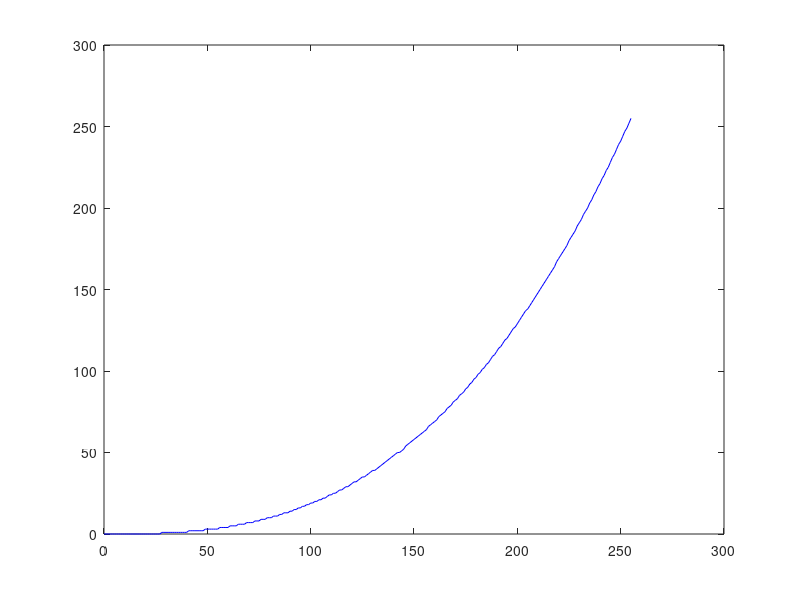
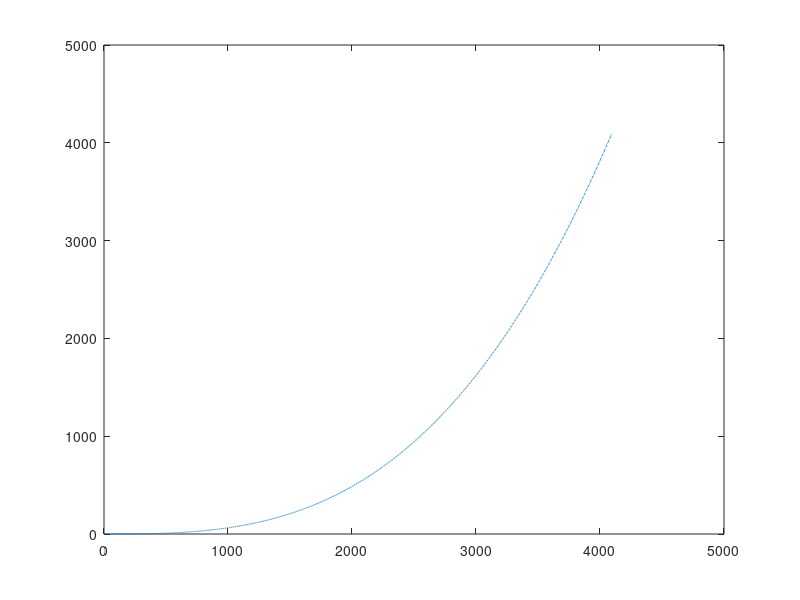

The MATLAB source for these figures, in order:
clear all;

gamma = {0,  0,  0,  0,  0,  0,  0,  0,  0,  0,  0,  0,  0,  0,  0,  0,0,  0,  0,  0,  0,  0,  0,  0,  0,  0,  0,  0,  1,  1,  1,  1,1,  1,  1,  1,  1,  1,  1,  1,  1,  2,  2,  2,  2,  2,  2,  2,2,  3,  3,  3,  3,  3,  3,  3,  4,  4,  4,  4,  4,  5,  5,  5,5,  6,  6,  6,  6,  7,  7,  7,  7,  8,  8,  8,  9,  9,  9, 10,10, 10, 11, 11, 11, 12, 12, 13, 13, 13, 14, 14, 15, 15, 16, 16,17, 17, 18, 18, 19, 19, 20, 20, 21, 21, 22, 22, 23, 24, 24, 25,25, 26, 27, 27, 28, 29, 29, 30, 31, 32, 32, 33, 34, 35, 35, 36,37, 38, 39, 39, 40, 41, 42, 43, 44, 45, 46, 47, 48, 49, 50, 50,51, 52, 54, 55, 56, 57, 58, 59, 60, 61, 62, 63, 64, 66, 67, 68,69, 70, 72, 73, 74, 75, 77, 78, 79, 81, 82, 83, 85, 86, 87, 89,90, 92, 93, 95, 96, 98, 99,101,102,104,105,107,109,110,112,114,115,117,119,120,122,124,126,127,129,131,133,135,137,138,140,142,144,146,148,150,152,154,156,158,160,162,164,167,169,171,173,175,177,180,182,184,186,189,191,193,196,198,200,203,205,208,210,213,215,218,220,223,225,228,231,233,236,239,241,244,247,249,252,255 };

y = cell2mat(gamma);
x = linspace(0,255,256);

figure(1)
clf
plot(x,y,'b')
%hold on

n=3;
p = polyfit(x,y,n)

x2=linspace(0,4095,4096);
%y_fit = p(1).*x2.^n + p(2).*x2.^(n-1) + p(3).*x2 + p(4);

y_fit = polyval(p,x2);

ratio = y_fit(end)/4095;

gamma_corrected = y_fit/ratio;

gamma_corrected_uint16 = uint16(gamma_corrected);

figure(2)
clf
plot(x2,gamma_corrected_uint16,'-.')